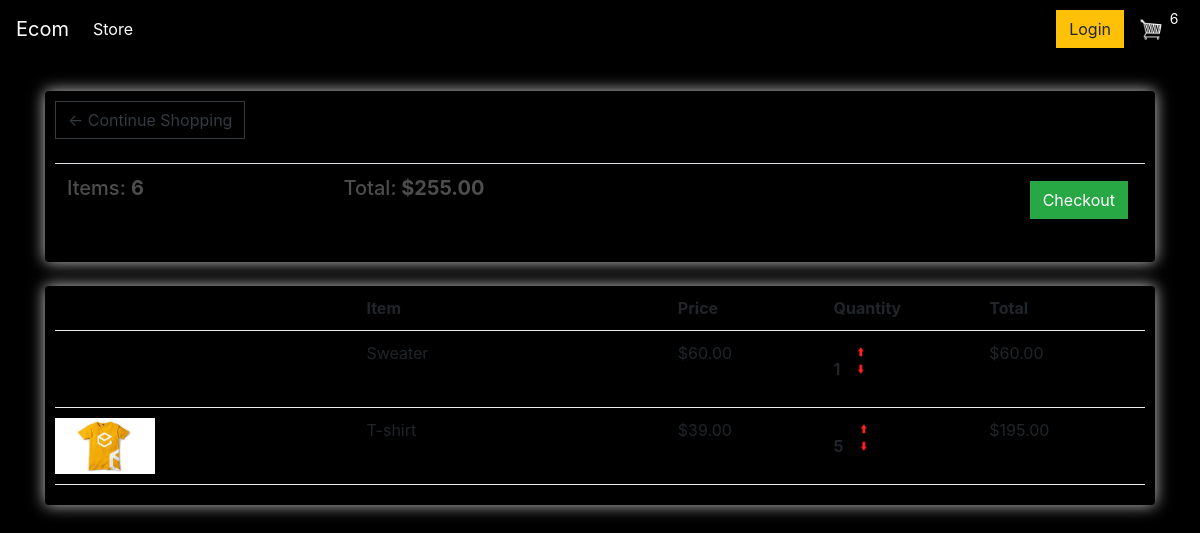
The app's page /cart/ (signed in) with its own data.
### store/models.py (models this page shows, shortened)
class Order(models.Model):
    customer = models.ForeignKey(Customer, on_delete=models.SET_NULL, null=True, blank=True)
    date_ordered = models.DateTimeField(auto_now_add=True)
    complete = models.BooleanField(default=False)
    transaction_id = models.CharField(max_length=100, null=True)
    @property
    def get_cart_total(self):
        orderitems = self.orderitem_set.all()
        total = sum([item.get_total for item in orderitems])
        return total
    @property
    def get_cart_items(self):
        orderitems = self.orderitem_set.all()
        total = sum([item.quantity for item in orderitems])
        return total

class OrderItem(models.Model):
    product = models.ForeignKey(Product, on_delete=models.SET_NULL, null=True)
    order = models.ForeignKey(Order, on_delete=models.SET_NULL, null=True)
    quantity = models.IntegerField(default=0, null=True, blank=True)
    date_added = models.DateTimeField(auto_now_add=True)
    @property
    def get_total(self):
        total = self.product.price * self.quantity
        return total

class Product(models.Model):
    name = models.CharField(max_length=200)
    price = models.FloatField()
    digital = models.BooleanField(default=False, null=True, blank=True)
    image = models.ImageField(null=True, blank=True)
    @property
    def imageURL(self):
        try:
            url = self.image.url
        except:
            url = ''
        return url

### store/views.py (the view)
# urls.py: path('cart/', views.cart, name="cart"),
def cart(request):
    data = cartData(request)
    cartItems = data['cartItems']
    order = data['order']
    items = data['items']
    context = {'items': items, 'order': order, 'cartItems': cartItems}
    return render(request, 'store/cart.html', context)

### store/utils.py (called while the page is built)
def cartData(request):
    if request.user.is_authenticated:
        customer = request.user.customer
        order, created = Order.objects.get_or_create(customer=customer, complete=False)
        items = order.orderitem_set.all()
        cartItems = order.get_cart_items
    else:
        cookieData = cookieCart(request)
        cartItems = cookieData['cartItems']
        order = cookieData['order']
        items = cookieData['items']
    return {'cartItems': cartItems, 'order': order, 'items': items}

### store/templates/store/cart.html
{% extends 'store/main.html' %}
{% load static %}
{% block content %}
	<div class="row">
		<div class="col-lg-12">
			<div class="box-element">
				<a  class="btn btn-outline-dark" href="{% url 'store' %}">&#x2190; Continue Shopping</a>
				<br>
				<br>
				<table class="table">
					<tr>
						<th><h5>Items: <strong>{{order.get_cart_items}}</strong></h5></th>
						<th><h5>Total:<strong> ${{order.get_cart_total|floatformat:2}}</strong></h5></th>
						<th>
							<a  style="float:right; margin:5px;" class="btn btn-success" href="{% url 'checkout' %}">Checkout</a>
						</th>
					</tr>
				</table>
			</div>
			<br>
			<div class="box-element">
				<div class="cart-row">
					<div style="flex:2"></div>
					<div style="flex:2"><strong>Item</strong></div>
					<div style="flex:1"><strong>Price</strong></div>
					<div style="flex:1"><strong>Quantity</strong></div>
					<div style="flex:1"><strong>Total</strong></div>
				</div>
				{% for item in items %}
				<div class="cart-row">
					<div style="flex:2"><img class="row-image" src="{{item.product.imageURL}}"></div>
					<div style="flex:2"><p>{{item.product.name}}</p></div>
					<div style="flex:1"><p>${{item.product.price|floatformat:2}}</p></div>
					<div style="flex:1">
						<p class="quantity">{{item.quantity}}</p>
						<div class="quantity">
							<img data-product="{{item.product.id}}" data-action="add" class="chg-quantity update-cart" src="{% static  'images/arrows-up.png' %}">
							<img data-product="{{item.product.id}}" data-action="remove" class="chg-quantity update-cart" src="{% static  'images/arrows-down.png' %}">
						</div>
					</div>
					<div style="flex:1"><p>${{item.get_total|floatformat:2}}</p></div>
				</div>
				{% endfor %}
			</div>
		</div>
	</div>
{% endblock content %}

### store/templates/store/main.html (shortened to what this page needs)
<!DOCTYPE html>
{% load static %}
<html>
<head>
	<link rel="stylesheet" href="https://stackpath.bootstrapcdn.com/bootstrap/4.4.1/css/bootstrap.min.css">
	<link rel="stylesheet" type="text/css" href="{% static 'css/main.css' %}">
</head>
<body>
	<nav class="navbar navbar-expand-lg navbar-dark bg-dark">
	  <a class="navbar-brand" href="{% url 'store' %}">Ecom</a>
	  <div class="collapse navbar-collapse" id="navbarSupportedContent">
	    <ul class="navbar-nav mr-auto">
	      <li class="nav-item active">
	        <a class="nav-link" href="{% url 'store' %}">Store <span class="sr-only">(current)</span></a>
	      </li>
	    </ul>
	    <div class="form-inline my-2 my-lg-0">
	     	<a href="#"class="btn btn-warning">Login</a>
	     	<a href="{% url 'cart' %}">
	    		<img  id="cart-icon" src="{% static 'images/cart.png' %}">
	    	</a>
	    	<p id="cart-total">{{cartItems}}</p>
	    </div>
	  </div>
	</nav>
     <div class="container">
            <br>
            {% block content %}
            {% endblock content %}
         </div>
</body>
</html>

### static/css/main.css (style rules this page uses)
body { background-color: hsl(0, 0%, 0%); }
h1,h2,h3,h4,h5,h6 { color:hsl(0, 0%, 30%); }
.box-element { box-shadow:hsl(0, 0%, 80%) 0 0 16px; background-color: #000000; border-radius: 4px; padding: 10px; }
.bg-dark { background-color: #000000!important; }
#cart-icon { width:25px; display: inline-block; margin-left: 15px; }
#cart-total { display: block; text-align: center; color:#fff; background-color: black; width: 20px; height: 25px; border-radius: 50%; font-size: 14px; }
.col-lg-4, .col-lg-6, .col-lg-8, .col-lg-12 { margin-top: 10px; }
.btn { border-radius: 0; }
.row-image { width: 100px; }
.cart-row { display: flex; align-items: flex-stretch; padding-bottom: 10px; margin-bottom: 10px; border-bottom: 1px solid #ececec; }
.quantity { display: inline-block; font-weight: 700; padding-right:10px; }
.chg-quantity { width: 12px; cursor: pointer; display: block; margin-top: 5px; transition:.1s; }

### records on screen
Order: get_cart_items "6", get_cart_total "255.00"
OrderItem: product.name "Sweater", product.price "60.00", quantity "1", get_total "60.00"
OrderItem: product.imageURL (picture), product.name "T-shirt", product.price "39.00", quantity "5", get_total "195.00"

### other values on screen
{{ cartItems }} "6"
